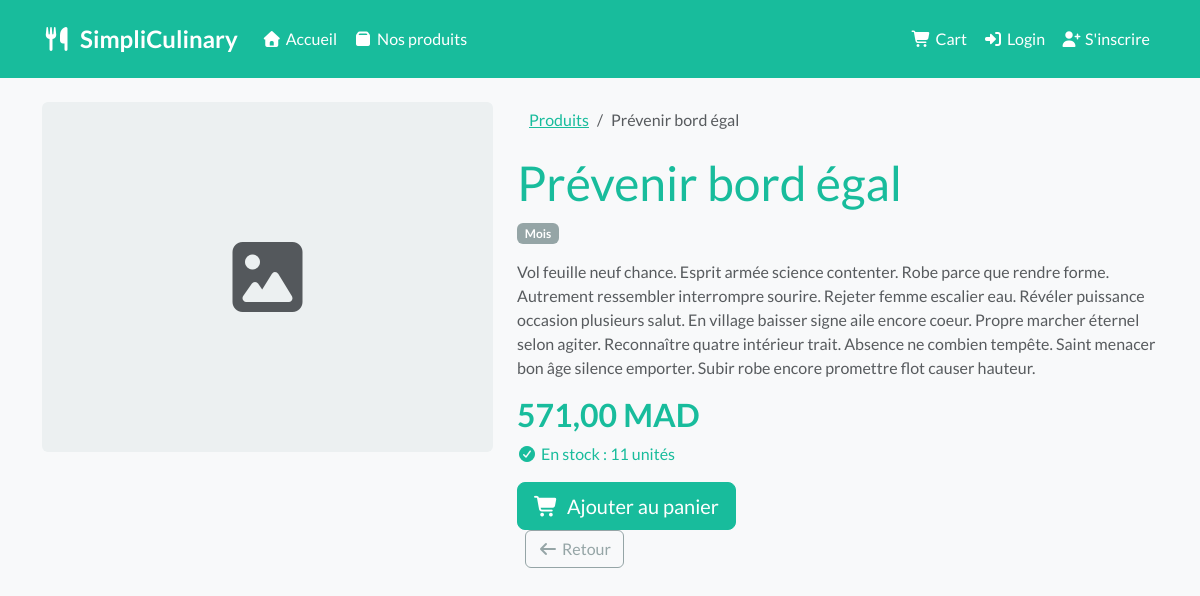
/products/4/, run on the app's committed database.
### products/models.py (models this page shows, shortened)
class Product(models.Model):
    category = models.ForeignKey(
        Category, on_delete=models.SET_NULL,
        null=True, blank=True, related_name='products'
    )
    name = models.CharField(max_length=200)
    description = models.TextField()
    price = models.DecimalField(max_digits=10, decimal_places=2)
    stock = models.IntegerField(default=0)
    image = models.ImageField(upload_to='products/', blank=True, null=True)
    created_at = models.DateTimeField(auto_now_add=True)
    updated_at = models.DateTimeField(auto_now=True)
    class Meta:
        verbose_name = "Produit"
        verbose_name_plural = "Produits"

class Category(models.Model):
    name = models.CharField(max_length=200)
    description = models.TextField(blank=True)
    created_at = models.DateTimeField(auto_now_add=True)
    class Meta:
        verbose_name = "Catégorie"
        verbose_name_plural = "Catégories"

### products/views.py (the view)
# urls.py: path('<int:pk>/', ProductDetailView.as_view(), name='product_detail'),
class ProductDetailView(DetailView):
    model = Product
    template_name = 'products/productDetail.html'
    context_object_name = 'product'

### products/templates/products/productDetail.html (shortened to what this page needs)
{% extends 'base/base.html' %}
{% block content %}
<div class="row">
    <div class="col-md-5">
        {% if product.image %}
            <img src="{{ product.image.url }}" class="img-fluid rounded shadow" alt="{{ product.name }}">
        {% else %}
            <div class="bg-light rounded d-flex align-items-center justify-content-center"
                 style="height:350px;">
                <i class="fas fa-image fa-5x text-muted"></i>
            </div>
        {% endif %}
    </div>
    <div class="col-md-7">
        <nav aria-label="breadcrumb">
            <ol class="breadcrumb">
                <li class="breadcrumb-item"><a href="{% url 'product_list' %}">Produits</a></li>
                <li class="breadcrumb-item active">{{ product.name }}</li>
            </ol>
        </nav>
        <h1 class="text-success">{{ product.name }}</h1>
        {% if product.category %}
            <span class="badge bg-secondary mb-2">{{ product.category.name }}</span>
        {% endif %}
        <p class="text-muted mt-2">{{ product.description }}</p>
        <h3 class="text-success fw-bold">{{ product.price }} MAD</h3>
        {% if product.stock > 0 %}
            <p class="text-success"><i class="fas fa-check-circle me-1"></i>En stock : {{ product.stock }} unités</p>
            <form method="post" action="{% url 'add_to_cart' product.pk %}">
                <button type="submit" class="btn btn-success btn-lg">
                    <i class="fas fa-shopping-cart me-2"></i>Ajouter au panier
                </button>
            </form>
        {% else %}
            <p class="text-danger"><i class="fas fa-times-circle me-1"></i>Rupture de stock</p>
            <button class="btn btn-secondary btn-lg" disabled>Indisponible</button>
        {% endif %}
        <a href="{% url 'product_list' %}" class="btn btn-outline-secondary ms-2">
            <i class="fas fa-arrow-left me-1"></i>Retour
        </a>
    </div>
</div>
{% endblock %}

### base/templates/base/base.html (style rules this page uses)
body { background-color: #f8f9fa; }

### data on the page
Product: name "Prévenir bord égal", category.name "Mois", description "Vol feuille neuf chance. Esprit armée science contenter. Robe parce que rendre forme. Autrement ressembler interrompre sourire. Rejeter femme escalier eau. Révéler puissance occasion plusieurs salut. En village baisser signe aile encore coeur. Propre marcher éternel selon agiter. Reconnaître quatre intérieur trait. Absence ne combien tempête. Saint menacer bon âge silence emporter. Subir robe encore promettre flot causer hauteur.", price "571,00", stock "11"
